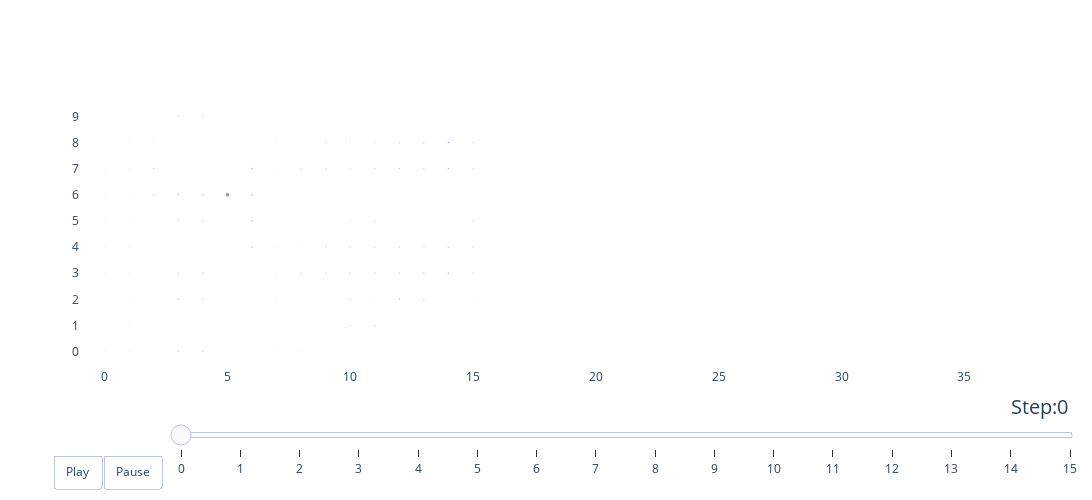

The code cell stored with this chart in its notebook:
### Code cell
import plotly.express as px
import plotly.graph_objects as go

# Sample data (recs) should be loaded or defined here
# Assuming recs is your DataFrame

# Define color palette
pallette = px.colors.n_colors('rgb(255, 0, 0)', 'rgb(0, 125, 255)', 12, colortype='rgb')
color_map = {p: pallette[i] for i, p in enumerate(recs['particle'].unique())}

# Initialize figure with all scatter points
scatter = go.Scatter(
    x=recs["step"],
    y=recs["particle"],
    mode='markers',
    marker=dict(size=recs['prop_exp_weight'], color=recs['resampled as'].map(color_map), opacity=0.6),
    text=recs['token'],
    hoverinfo='text',
    hovertext=recs.apply(lambda row: f"Token: {row['token']}<br>Context: {row['context_string']}<br>Weight: {row['weight']}<br>Resample?: {row['resample?']}", axis=1),
    textposition='top center'
)

fig = go.Figure(data=[scatter])

# Define frames
frames = []
steps = sorted(recs['step'].unique())
for i, step in enumerate(steps):
    # Filter data up to the current step
    data_up_to_step = recs[recs['step'] <= step]
    
    scatter = go.Scatter(
        x=data_up_to_step["step"],
        y=data_up_to_step["particle"],
        mode='markers+text',
        marker=dict(size=data_up_to_step['prop_exp_weight'], color=data_up_to_step['resampled as'].map(color_map), opacity=0.6),
        text=data_up_to_step['token'],
        hoverinfo='text',
        hovertext=data_up_to_step.apply(lambda row: f"Token: {row['token']}<br>Context: {row['context_string']}<br>Weight: {row['weight']}<br>Resample?: {row['resample?']}", axis=1),
        textposition='top center'
    )
    
    resampling_lines = []
    for resampled_as in recs['resampled as'].unique():
        resampled_as_data = recs[recs['resampled as'] == resampled_as]
        
        # Add resampling lines for the current step
        for _, row in resampled_as_data[resampled_as_data['step'] == step].iterrows():
            resampling_lines.append(go.Scatter(
                x=[row['step'], row['step'] + 1],
                y=[row['resampled as'], row['particle']],
                mode='lines',
                line=dict(color=color_map[resampled_as]),
                opacity=0.3,
                name=resampled_as,
                showlegend=False
            ))
            
        for s in steps[:i+1]:
            for _, row in resampled_as_data[resampled_as_data['step'] == s].iterrows():
                resampling_lines.append(go.Scatter(
                    x=[row['step'], row['step'] + 1],
                    y=[row['particle'], row['particle']],
                    mode='lines',
                    line=dict(color='gray'),
                    opacity=0.2,
                    name=resampled_as,
                    showlegend=False
                ))

    # Add vertical lines for the current step if it is a resampling step
    vertical_lines = []
    if step in resample_steps:
        vertical_lines.append(go.layout.Shape(
            type="line",
            x0=step, x1=step,
            y0=0, y1=1,
            line=dict(width=4, color="gray"),
            opacity=0.15
        ))

    frame = go.Frame(data=[scatter] + resampling_lines, name=str(step), layout=go.Layout(shapes=vertical_lines))
    frames.append(frame)

# Update layout with animation controls
fig.update_layout(
    width=1200, height=500,
    xaxis=dict(range=[-1, 36]),
    yaxis=dict(type='category'),  # Ensure the y-axis is categorical
    plot_bgcolor="#fff",
    showlegend=False,
    updatemenus=[{
        "buttons": [
            {
                "args": [None, {"frame": {"duration": 500, "redraw": True}, "fromcurrent": True}],
                "label": "Play",
                "method": "animate"
            },
            {
                "args": [[None], {"frame": {"duration": 0, "redraw": True}, "mode": "immediate", "transition": {"duration": 0}}],
                "label": "Pause",
                "method": "animate"
            }
        ],
        "direction": "left",
        "pad": {"r": 10, "t": 87},
        "showactive": False,
        "type": "buttons",
        "x": 0.1,
        "xanchor": "right",
        "y": 0,
        "yanchor": "top"
    }],
    sliders=[{
        "steps": [
            {
                "args": [
                    [str(step)],
                    {"frame": {"duration": 300, "redraw": True}, "mode": "immediate", "transition": {"duration": 300}}
                ],
                "label": str(step),
                "method": "animate"
            } for step in steps
        ],
        "x": 0.1,
        "xanchor": "left",
        "y": 0,
        "yanchor": "top",
        "currentvalue": {
            "font": {"size": 20},
            "prefix": "Step:",
            "visible": True,
            "xanchor": "right"
        },
        "transition": {"duration": 300, "easing": "cubic-in-out"}
    }]
)

# Set frames to the figure
fig.frames = frames

# Show the figure
fig.show()

### Figure 1 — Plotly figure (JSON) as saved in the notebook; plotly's stock layout.template omitted (floating-point values rounded to 4 significant figures; data arrays with more than 128 entries replaced by an {"elided": "..."} marker saying what was removed)
{"data": [{"hoverinfo": "text", "hovertext": {"elided": "160 str values"}, "marker": {"color": {"elided": "160 str values"}, "opacity": 0.6, "size": {"elided": "160 float values"}}, "mode": "markers", "text": [[], [], [], [], [], [], [], [], [], [], " SELECT", " ", " SELECT", " SELECT", " SELECT", " SELECT", " SELECT", " SELECT", " SELECT", " SELECT", " AV", " SELECT", " AV", " AV", " ", " AV", " vote", " ", " ", " AV", "G", " AV", "G", "G", " age", "G", ",", " AV", " AV", "G", "(", "G", "(", "(", ",", "(", " AV", "G", "G", "(", "vote", "(", "v", "v", " ", "age", "G", "(", "(", "vote", "ot", "ot", " )", " ", "(", "(", "(", "(", "v", "vote", "age", "age", "age", "zip", "zip", "age", "age", "zip", "zip", "ot", ")", ")", ")", "code", "code", ")", ")", "code", "code", "e", " ", " FROM", " FROM", ")", ")", " FROM", " ", ")", ")", ")", " FROM", " data", " data", " FROM", " FROM", " data", " FROM", " FROM", " FROM", " FROM", " data", " ", " GROUP", " data", " data", " ", " data", " data", " data", " data", " GROUP", " GROUP", " BY", " GROUP", " GROUP", " GROUP", " GROUP", " GROUP", " GROUP", " GROUP", " BY", " BY", " vote", " BY", " BY", " BY", " BY", " BY", " BY", " BY", " vote", " vote", " ORDER", " vote", " vote", " vote", " vote", " vote", " vote", " age", " ORDER", " ORDER", " BY", " ORDER", " ", " ", " ", " ORDER", " ORDER", " "], "textposition": "top center", "type": "scatter", "x": {"elided": "160 int values"}, "y": {"elided": "160 int values"}}], "layout": {"height": 500, "plot_bgcolor": "#fff", "showlegend": false, "sliders": [{"currentvalue": {"font": {"size": 20}, "prefix": "Step:", "visible": true, "xanchor": "right"}, "steps": [{"args": [["0"], {"frame": {"duration": 300, "redraw": true}, "mode": "immediate", "transition": {"duration": 300}}], "label": "0", "method": "animate"}, {"args": [["1"], {"frame": {"duration": 300, "redraw": true}, "mode": "immediate", "transition": {"duration": 300}}], "label": "1", "method": "animate"}, {"args": [["2"], {"frame": {"duration": 300, "redraw": true}, "mode": "immediate", "transition": {"duration": 300}}], "label": "2", "method": "animate"}, {"args": [["3"], {"frame": {"duration": 300, "redraw": true}, "mode": "immediate", "transition": {"duration": 300}}], "label": "3", "method": "animate"}, {"args": [["4"], {"frame": {"duration": 300, "redraw": true}, "mode": "immediate", "transition": {"duration": 300}}], "label": "4", "method": "animate"}, {"args": [["5"], {"frame": {"duration": 300, "redraw": true}, "mode": "immediate", "transition": {"duration": 300}}], "label": "5", "method": "animate"}, {"args": [["6"], {"frame": {"duration": 300, "redraw": true}, "mode": "immediate", "transition": {"duration": 300}}], "label": "6", "method": "animate"}, {"args": [["7"], {"frame": {"duration": 300, "redraw": true}, "mode": "immediate", "transition": {"duration": 300}}], "label": "7", "method": "animate"}, {"args": [["8"], {"frame": {"duration": 300, "redraw": true}, "mode": "immediate", "transition": {"duration": 300}}], "label": "8", "method": "animate"}, {"args": [["9"], {"frame": {"duration": 300, "redraw": true}, "mode": "immediate", "transition": {"duration": 300}}], "label": "9", "method": "animate"}, {"args": [["10"], {"frame": {"duration": 300, "redraw": true}, "mode": "immediate", "transition": {"duration": 300}}], "label": "10", "method": "animate"}, {"args": [["11"], {"frame": {"duration": 300, "redraw": true}, "mode": "immediate", "transition": {"duration": 300}}], "label": "11", "method": "animate"}, {"args": [["12"], {"frame": {"duration": 300, "redraw": true}, "mode": "immediate", "transition": {"duration": 300}}], "label": "12", "method": "animate"}, {"args": [["13"], {"frame": {"duration": 300, "redraw": true}, "mode": "immediate", "transition": {"duration": 300}}], "label": "13", "method": "animate"}, {"args": [["14"], {"frame": {"duration": 300, "redraw": true}, "mode": "immediate", "transition": {"duration": 300}}], "label": "14", "method": "animate"}, {"args": [["15"], {"frame": {"duration": 300, "redraw": true}, "mode": "immediate", "transition": {"duration": 300}}], "label": "15", "method": "animate"}], "transition": {"duration": 300, "easing": "cubic-in-out"}, "x": 0.1, "xanchor": "left", "y": 0, "yanchor": "top"}], "updatemenus": [{"buttons": [{"args": [null, {"frame": {"duration": 500, "redraw": true}, "fromcurrent": true}], "label": "Play", "method": "animate"}, {"args": [[null], {"frame": {"duration": 0, "redraw": true}, "mode": "immediate", "transition": {"duration": 0}}], "label": "Pause", "method": "animate"}], "direction": "left", "pad": {"r": 10, "t": 87}, "showactive": false, "type": "buttons", "x": 0.1, "xanchor": "right", "y": 0, "yanchor": "top"}], "width": 1200, "xaxis": {"range": [-1, 36]}, "yaxis": {"type": "category"}}}
